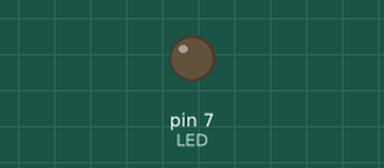
The sketch below on a simulated Arduino Uno, built with avr-gcc and run on an emulated ATmega328P. Parts: output pins drawn as LEDs (lit = HIGH). Dashed ring = blinking.

Above: at 0.5 s.
At 1.85 s:
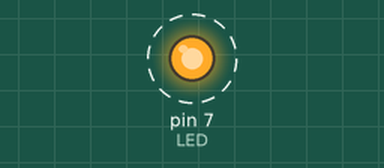
Timing chart, 0 to 3.0 s (numbered marks = the images above):
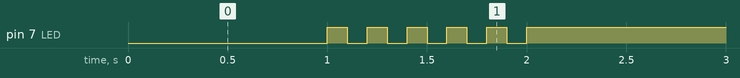

The sketch:

05_practice_2.ino
```cpp
#define LED 7
int cnt = 0;

void setup() {
  // put your setup code here, to run once:
  pinMode(LED, OUTPUT);
}

void loop() {
  // put your main code here, to run repeatedly:
  if(cnt == 0){
    digitalWrite(LED, 0);
    delay(1000);
    cnt++;
  }
  while(1){
    if(cnt > 5){
      digitalWrite(LED, 1);
      break;
    }
    digitalWrite(LED, 1);
    delay(100);
    digitalWrite(LED, 0);
    delay(100);
    cnt++;
  }
}
```

Measured:
- by itself, pin 7 (LED): alternates HIGH for 0.10 s and LOW for 0.10 s, 11 changes in all, then stays HIGH
